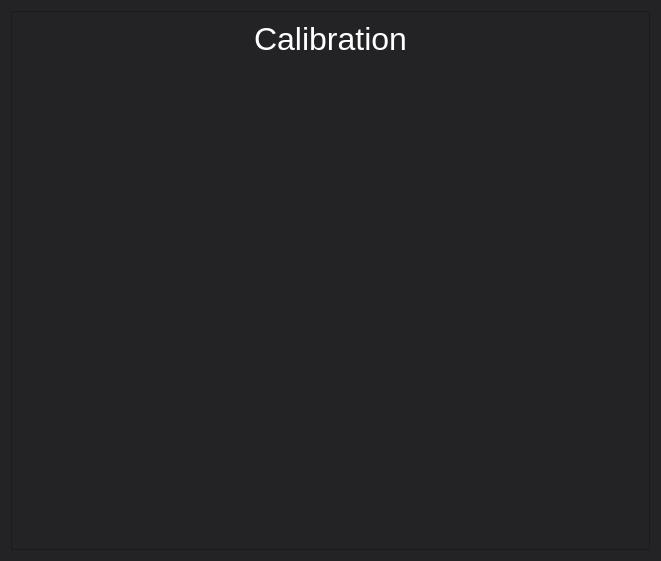
<?xml version="1.0" encoding="UTF-8"?>
<ui version="4.0">
 <class>CalibrationPage</class>
 <widget class="QWidget" name="CalibrationPage">
  <property name="geometry">
   <rect>
    <x>0</x>
    <y>0</y>
    <width>661</width>
    <height>561</height>
   </rect>
  </property>
  <property name="windowTitle">
   <string>Form</string>
  </property>
  <property name="styleSheet">
   <string notr="true">background-color: rgb(35, 35, 38);</string>
  </property>
  <layout class="QVBoxLayout" name="verticalLayout">
   <item>
    <widget class="QFrame" name="frame_5">
     <property name="frameShape">
      <enum>QFrame::StyledPanel</enum>
     </property>
     <property name="frameShadow">
      <enum>QFrame::Raised</enum>
     </property>
     <layout class="QVBoxLayout" name="verticalLayout_14">
      <item alignment="Qt::AlignHCenter">
       <widget class="QLabel" name="Label_title">
        <property name="sizePolicy">
         <sizepolicy hsizetype="Preferred" vsizetype="Fixed">
          <horstretch>0</horstretch>
          <verstretch>0</verstretch>
         </sizepolicy>
        </property>
        <property name="font">
         <font>
          <pointsize>24</pointsize>
         </font>
        </property>
        <property name="styleSheet">
         <string notr="true">color: white;</string>
        </property>
        <property name="text">
         <string>Calibration</string>
        </property>
       </widget>
      </item>
      <item>
       <widget class="QLabel" name="image_label">
        <property name="enabled">
         <bool>true</bool>
        </property>
        <property name="sizePolicy">
         <sizepolicy hsizetype="Preferred" vsizetype="Preferred">
          <horstretch>0</horstretch>
          <verstretch>0</verstretch>
         </sizepolicy>
        </property>
        <property name="minimumSize">
         <size>
          <width>1</width>
          <height>1</height>
         </size>
        </property>
        <property name="font">
         <font>
          <family>Segoe UI</family>
          <pointsize>14</pointsize>
         </font>
        </property>
        <property name="autoFillBackground">
         <bool>false</bool>
        </property>
        <property name="styleSheet">
         <string notr="true">color: rgb(0, 255, 127)</string>
        </property>
        <property name="text">
         <string/>
        </property>
        <property name="scaledContents">
         <bool>false</bool>
        </property>
        <property name="alignment">
         <set>Qt::AlignCenter</set>
        </property>
        <property name="wordWrap">
         <bool>false</bool>
        </property>
        <property name="margin">
         <number>0</number>
        </property>
       </widget>
      </item>
     </layout>
    </widget>
   </item>
  </layout>
 </widget>
 <resources/>
 <connections/>
</ui>
